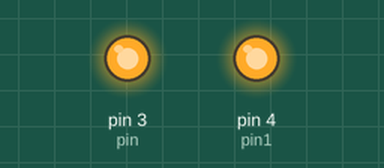
Bench run of a sketch on a simulated Arduino Uno, built with avr-gcc and run on an emulated ATmega328P. Parts: output pins drawn as LEDs (lit = HIGH).

Above: at 0.1 s.
Timing chart, 0 to 1.6 s (numbered marks = the images above):
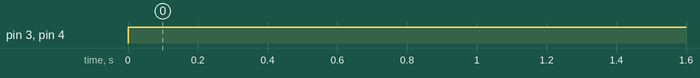

Measured:
- by itself, pin 3 (pin), pin 4 (pin1): LOW → HIGH at 0.00 s

The sketch:

sketch_feb22a.ino
```cpp
int pin = 3;
int pin1 = 4;
//int pin2 = 3;
int redBlink;
//int yelBlink;


void setup() {

  pinMode(pin, OUTPUT);
  pinMode(pin1, OUTPUT);
//  pinMode(pin2, OUTPUT);
  pinMode(4, OUTPUT);

}

void loop() {
    digitalWrite(pin,HIGH);
    digitalWrite(pin1,HIGH);

//  digitalWrite(4,HIGH);
//  for(int i=0;i<10;i++)
//  {
//      digitalWrite(pin,HIGH);
//    delay(100);
//    digitalWrite(pin, LOW);
//    delay(100);
//  }
//  for(int i=0;i<10;i++)
//  {
//    Serial.println(i);
//    digitalWrite(pin2, HIGH);
//    delay(100);
//    digitalWrite(pin2, LOW);
//    delay(100);
//  }
//  for(int i=0;i<10;i++)
//  {
//    digitalWrite(pin2, HIGH);
//    delay(100);
//    digitalWrite(pin2, LOW);
//    delay(100);
//  }


}
```
